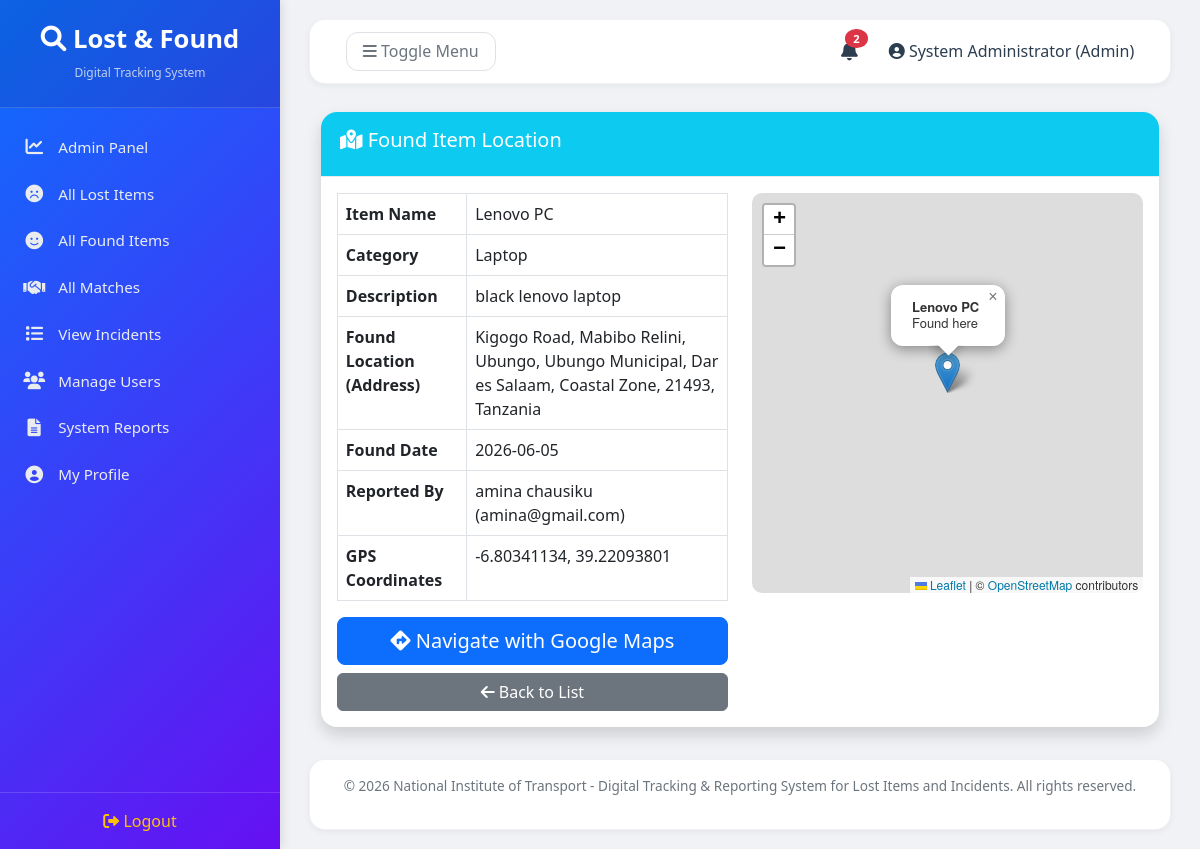
The app's page /index.php?page=found_items/map&id=12 (signed in) with its own data.
### tables this page shows
CREATE TABLE `found_items` (
  `id` int(11) NOT NULL,
  `user_id` int(11) NOT NULL,
  `item_name` varchar(100) NOT NULL,
  `description` text DEFAULT NULL,
  `category` varchar(50) DEFAULT NULL,
  `found_location` varchar(200) NOT NULL,
  `gps_latitude` decimal(10,8) DEFAULT NULL,
  `gps_longitude` decimal(11,8) DEFAULT NULL,
  `found_date` date NOT NULL,
  `image_path` varchar(255) DEFAULT NULL,
  `status` enum('pending','claimed','resolved') DEFAULT 'pending',
  `created_at` timestamp NOT NULL DEFAULT current_timestamp()
);

CREATE TABLE `users` (
  `id` int(11) NOT NULL,
  `fullname` varchar(100) NOT NULL,
  `email` varchar(100) NOT NULL,
  `password` varchar(255) NOT NULL,
  `phone` varchar(20) DEFAULT NULL,
  `role` enum('student','staff','admin') DEFAULT 'student',
  `created_at` timestamp NOT NULL DEFAULT current_timestamp(),
  `updated_at` timestamp NOT NULL DEFAULT current_timestamp() ON UPDATE current_timestamp()
);

### models/FoundItem.php (called while the page is built, shortened)
<?php
class FoundItem {
    private $pdo;
    public function __construct($pdo) {
        $this->pdo = $pdo;
    }
    public function getById($id) {
        $stmt = $this->pdo->prepare("SELECT f.*, u.fullname, u.email FROM found_items f JOIN users u ON f.user_id = u.id WHERE f.id = ?");
        $stmt->execute([$id]);
        return $stmt->fetch();
    }
}
?>

### views/found_items/map_view.php (the view, shortened to what this page needs)
<?php
require_once __DIR__ . '/../layouts/header.php';
require_once __DIR__ . '/../../models/FoundItem.php';
$itemId = isset($_GET['id']) ? (int)$_GET['id'] : 0;
$foundModel = new FoundItem($pdo);
$item = $foundModel->getById($itemId);
$lat = $item['gps_latitude'];
$lng = $item['gps_longitude'];
?>
<div class="container-fluid">
    <div class="card shadow mb-4">
        <div class="card-header bg-info text-white">
            <h5><i class="fas fa-map-marked-alt"></i> Found Item Location</h5>
        </div>
        <div class="card-body">
            <div class="row">
                <div class="col-md-6">
                    <table class="table table-bordered">
                        <tr><th>Item Name</th><td><?= htmlspecialchars($item['item_name']) ?></td></tr>
                        <tr><th>Category</th><td><?= htmlspecialchars($item['category']) ?></td></tr>
                        <tr><th>Description</th><td><?= nl2br(htmlspecialchars($item['description'])) ?></td></tr>
                        <tr><th>Found Location (Address)</th><td><?= htmlspecialchars($item['found_location']) ?></td></tr>
                        <tr><th>Found Date</th><td><?= $item['found_date'] ?></td></tr>
                        <tr><th>Reported By</th><td><?= htmlspecialchars($item['fullname']) ?> (<?= $item['email'] ?>)</td></tr>
                        <tr><th>GPS Coordinates</th><td><?= $lat . ', ' . $lng ?></td></tr>
                    </table>
                    <a href="https://www.google.com/maps/dir/?api=1&destination=<?= $lat ?>,<?= $lng ?>"
                       target="_blank"
                       class="btn btn-primary btn-lg w-100 mb-2">
                        <i class="fas fa-directions"></i> Navigate with Google Maps
                    </a>
                    <a href="<?= BASE_URL ?>index.php?page=found_items/list" class="btn btn-secondary w-100">
                        <i class="fas fa-arrow-left"></i> Back to List
                    </a>
                </div>
                <div class="col-md-6">
                    <div id="map" style="height: 400px; border-radius: 10px;"></div>
                </div>
            </div>
        </div>
    </div>
</div>
<?php require_once __DIR__ . '/../layouts/footer.php'; ?>

### views/layouts/header.php (style rules this page uses)
* { margin: 0; padding: 0; box-sizing: border-box; }
body { background: #f0f2f5; font-family: 'Segoe UI', Tahoma, Geneva, Verdana, sans-serif; }
.page-content .card { border-radius: 16px; border: none; box-shadow: 0 2px 8px rgba(0, 0, 0, 0.05); margin-bottom: 1.5rem; }
.page-content .card-header { background: white; border-bottom: 1px solid #e9ecef; font-weight: 600; padding: 1rem 1.2rem; border-radius: 16px 16px 0 0; }

### records on screen
found_items: item_name "Lenovo PC", category "Laptop", description "black lenovo laptop", found_location "Kigogo Road, Mabibo Relini, Ubungo, Ubungo Municipal, Dar es Salaam, Coastal Zone, 21493, Tanzania", found_date "2026-06-05", user.fullname "amina chausiku", user.email "amina@gmail.com", gps_latitude "-6.80341134", gps_longitude "39.22093801"

### other values on screen
$unreadCount "2"
$userName "System Administrator"
$userRole "Admin"
